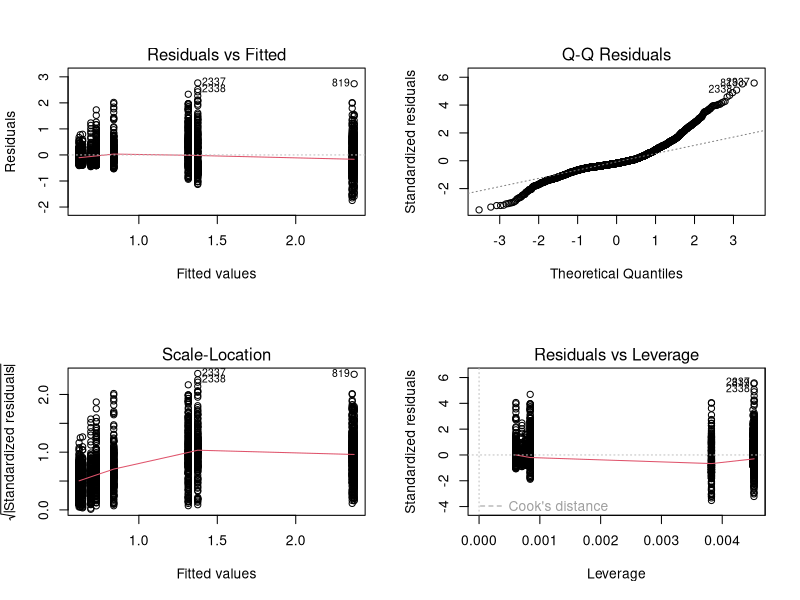

Generate this figure with R: (Note: this script raises an error after producing the figure.)
## ---- chunk 1
library(dplyr)
library(lme4)
library(ggplot2)
#read in the data
###plot multiple ggplots in one place  obtained from http://www.cookbook-r.com/Graphs/Multiple_graphs_on_one_page_(ggplot2)/
# Multiple plot function
#
# ggplot objects can be passed in ..., or to plotlist (as a list of ggplot objects)
# - cols:   Number of columns in layout
# - layout: A matrix specifying the layout. If present, 'cols' is ignored.
#
# If the layout is something like matrix(c(1,2,3,3), nrow=2, byrow=TRUE),
# then plot 1 will go in the upper left, 2 will go in the upper right, and
# 3 will go all the way across the bottom.
#
multiplot <- function(..., plotlist=NULL, file, cols=1, layout=NULL) {
  library(grid)

  # Make a list from the ... arguments and plotlist
  plots <- c(list(...), plotlist)

  numPlots = length(plots)

  # If layout is NULL, then use 'cols' to determine layout
  if (is.null(layout)) {
    # Make the panel
    # ncol: Number of columns of plots
    # nrow: Number of rows needed, calculated from # of cols
    layout <- matrix(seq(1, cols * ceiling(numPlots/cols)),
                    ncol = cols, nrow = ceiling(numPlots/cols))
  }

 if (numPlots==1) {
    print(plots[[1]])

  } else {
    # Set up the page
    grid.newpage()
    pushViewport(viewport(layout = grid.layout(nrow(layout), ncol(layout))))

    # Make each plot, in the correct location
    for (i in 1:numPlots) {
      # Get the i,j matrix positions of the regions that contain this subplot
      matchidx <- as.data.frame(which(layout == i, arr.ind = TRUE))

      print(plots[[i]], vp = viewport(layout.pos.row = matchidx$row,
                                      layout.pos.col = matchidx$col))
    }
  }
}

####

RMSE <- function(x,y) {return(sqrt(mean((y-x)^2)))} 
dat <- read.table("case1.txt", header = T, stringsAsFactors = F, na.strings = ".", colClasses=c("character","character","numeric","numeric","numeric","numeric","numeric","numeric"))
dat <-  dat %>% filter(complete.cases(blot)) %>% mutate(wblot = blot/body, wwet = wet/body)
## ---- chunk 2
set.seed(3)
samp <- sample(dim(dat)[1], dim(dat)[1]/10)
test <- dat[samp,]
train <- dat[-samp,]
## ---- chunk 3
quantile(test$wblot)
## ---- chunk 4
lm1 <- lm(wblot ~ 1+ poly(dose1,2) + poly(dose2,2), data = train)
par(mfrow=c(2,2))
plot(lm1)
## ---- chunk 5
R1 <- NULL
for(i in 1: 100) {
  samp <- sample(dim(dat)[1], dim(dat)[1]/10)
  test <- dat[samp,]
  train <- dat[-samp,]
  lm1 <- lm(wblot ~ 1+ poly(dose1,2) + poly(dose2,2), data = train)
  p_lm1 <- predict(lm1, test)
  R1 <- rbind(R1, RMSE(p_lm1, test$wblot))
}
## ---- chunk 6
fm1 <- lmer(wblot ~ 1 + (proto|lab) + body + poly(dose1,2) + poly(dose2,2), train)
summary(fm1)
ggplot(data = test, aes(p_fm1, wblot)) + geom_point(aes(colour = lab)) + geom_smooth() + geom_line(aes(colour=lab), linetype=5)
## ---- chunk 7
R2 <- NULL
for(i in 1: 100){
  samp <- sample(dim(dat)[1], dim(dat)[1]/10)
  test <- dat[samp,]
  train <- dat[-samp,]
  fm1 <- lmer(wblot ~ 1 + (proto|lab) + body + poly(dose1,2) + poly(dose2,2), train)
  p_fm1 <- predict(fm1, test)
  R2 <- rbind(R2, RMSE(p_fm1, test$wblot))
}
## ---- chunk 8
mean_dat1 <- dat %>% group_by(lab, dose1) %>% summarise(wblot = mean(wblot))
ggplot(data = mean_dat1, aes(x = dose1, y = wblot, color = lab)) + geom_line() + ggtitle("Dose 1")
mean_dat2 <- dat %>% group_by(lab, dose2) %>% summarise(wblot = mean(wblot))
ggplot(data = mean_dat2, aes(x = dose2, y = wblot, color = lab)) + geom_line() + ggtitle('Dose 2')

## ---- chunk 9
#dose response curve
minmod <- lmer(wblot ~ (1 + proto + dose1 + dose2| lab), dat) #minimum model
summary(minmod)
plot(minmod)
p_minmod <- predict(minmod, test)
ggplot(data = dat, aes(p_minmod, wblot)) + geom_smooth() + geom_point(aes(colour = lab), alpha = 0.3) #+ geom_line(aes(colour=lab), linetype=5)

## ---- chunk 10
medmod <- lmer(wblot ~ (1 + poly(dose1,2) + poly(dose2,2) |lab)+poly(dose1,2)+poly(dose2,2)+poly(body,2)+(proto*lab), dat) #med model
summary(medmod)
plot(medmod)
p_medmod <- predict(medmod, dat)
ggplot(data = dat, aes(p_medmod, wblot)) + geom_point(aes(colour = lab)) + geom_smooth() #+ geom_line(aes(colour=lab), linetype=5)

par(mfrow = c(2,2))
test_p <- ggplot(data = test, aes(x = wblot)) + geom_histogram() + lims(x = c(0,4)) + theme_bw()
min_p <- ggplot(test,aes(p_minmod)) + geom_histogram() + lims(x = c(0,4)) + theme_bw()
med_p <- ggplot(test,aes(p_medmod)) + geom_histogram() + lims(x = c(0,4)) + theme_bw()
multiplot(test_p, min_p, med_p, cols = 2)
